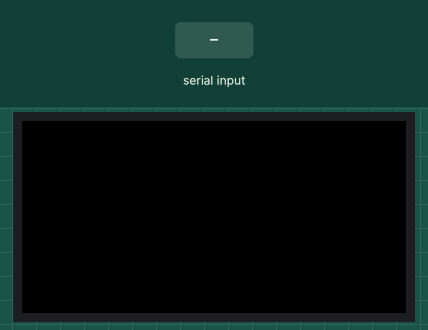
Bench run of a sketch on a simulated Arduino Mega 2560, built with avr-gcc and run on an emulated ATmega2560. On the bench: 64×32 colour display. The inputs (shaded band) are chosen by the test bench. What the sketch prints to the serial monitor is not drawn.

Above: at 1.0 s.
1.1 s: "S" received over the second serial link
At 2.2 s:
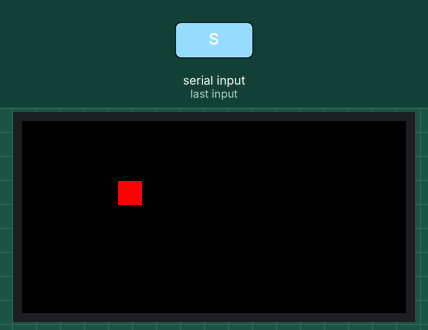
At 5.27 s:
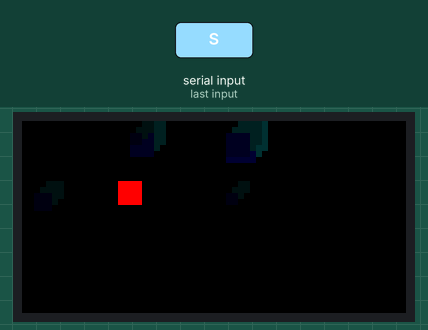

Measured:
- after the input at 1.1 s, the display: changes after 0.05 s (image 1)

The sketch:

main.ino
```cpp
#ifndef SABERDUINO_DESKTOP_COMPUTER

#include "display.hpp"
#include "level.hpp"
#include "saber.hpp"
#include "levels.hpp"
#include "music.hpp"

Saber saber;
Level level(popstar_1h_hard, popstar_1h_hard_len);
Display display;
Music music;

void setup() {
  Serial.begin(9600);
  Serial2.begin(38400);
  Serial.println("hey");

  saber.init();
  display.init();
  music.init();

  while (true) {
    if (Serial2.available() && Serial2.read() == 'S')
      break;
  }

  music.play(4);
  level.start();
}

void loop() {
  display.begin_frame();
  level.update(display, saber.position());
  display.end_frame();
}

#endif
```

main.cpp
```cpp
#ifdef SABERDUINO_DESKTOP_COMPUTER

#include "saberduino/display.hpp"
#include "saberduino/level.hpp"
#include "saberduino/saber.hpp"
#include "saberduino/levels.hpp"

Saber saber;
Level level(popstar_1h_hard, popstar_1h_hard_len);
Display display;

void setup() {
    saber.init();
    display.init();
}

void loop() {
    display.begin_frame();
    level.update(display, saber.position());
    display.end_frame();
}

int main() {
    setup();
    while (true)
        loop();
}

#endif
```
